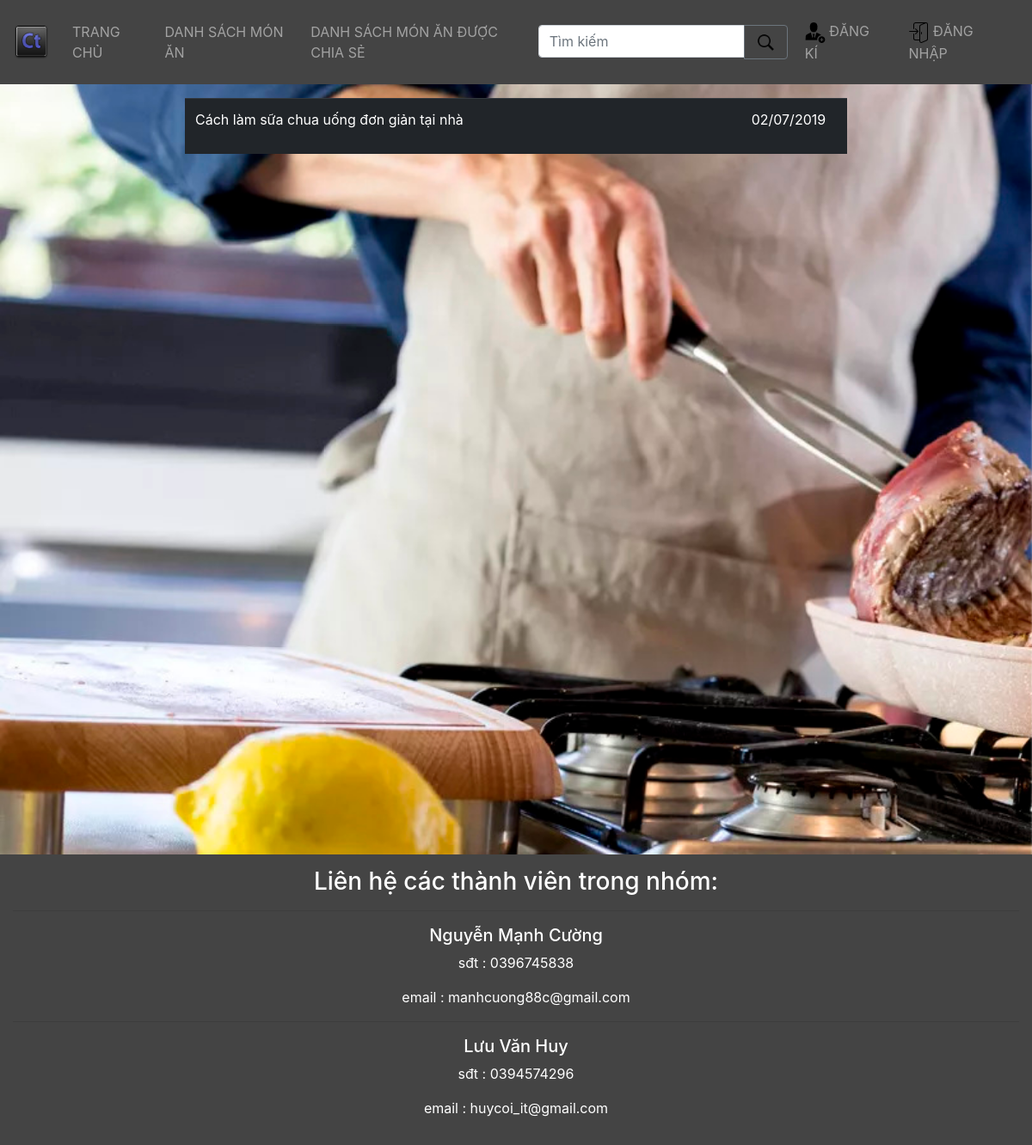
The page /list_all_food/ on the database as committed earlier.
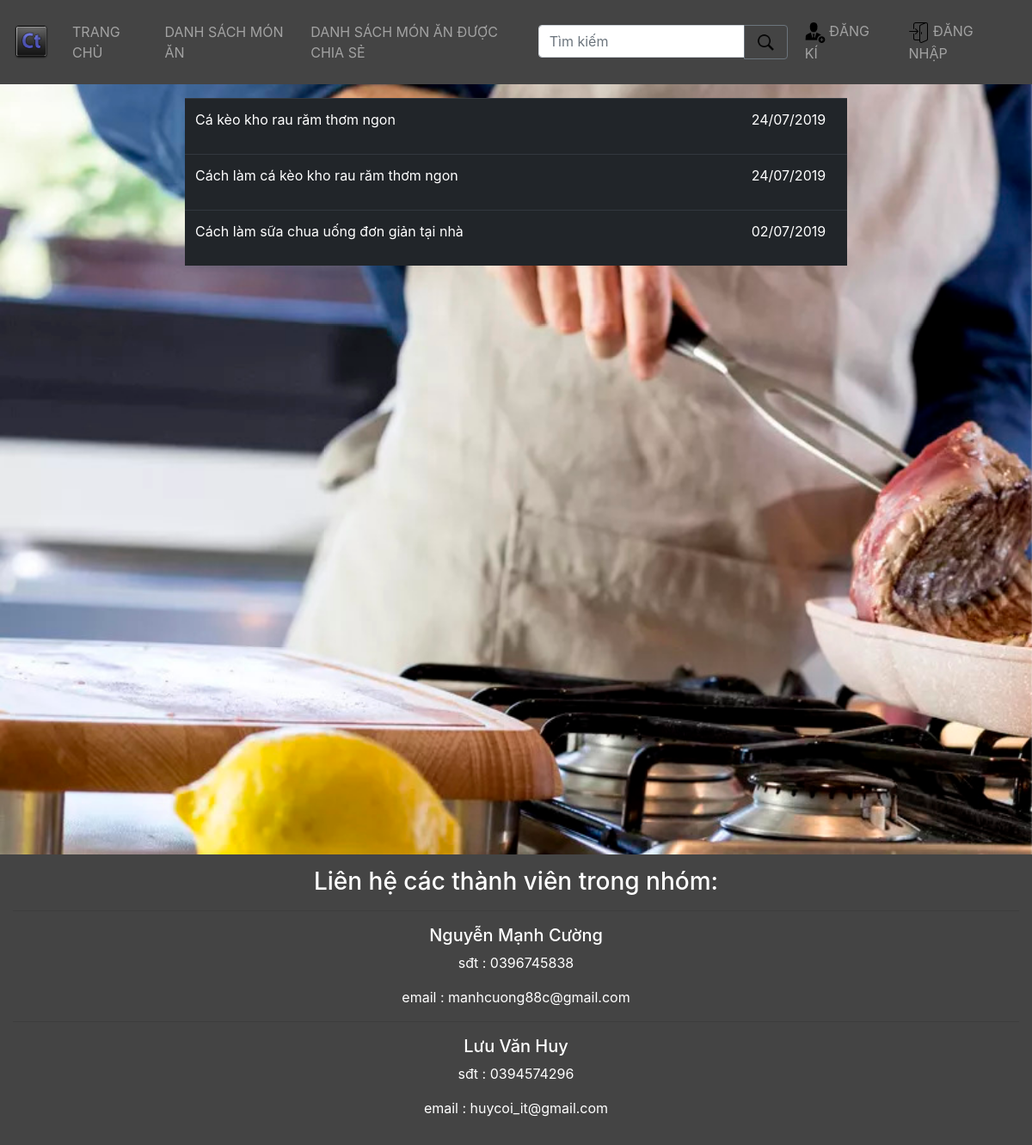
The same page on the database as committed later.
### blog/models.py (models this page shows, shortened)
class PostModel(models.Model):
    id              = models.BigAutoField(primary_key=True)
    active          = models.BooleanField(default=True) # trống trong cơ sở dữ liệu
    title           = models.CharField(
                            max_length=240,
                            verbose_name='Tiêu Đề:',
                            unique=True,
                            error_messages={
                                "unique": "Tiêu đề này không phải là duy nhất, vui lòng thử lại.",
                                "blank": "Trường này là bắt buộc, vui lòng thử lại."
                            },
                            help_text='Tiêu đề phải là duy nhất.')
    slug            = models.SlugField(null=True, blank=True, )
    img             = models.ImageField(null=True, blank=True, upload_to='blog/', verbose_name='Ảnh:')
    content         = models.TextField(null=True, blank=True, verbose_name='Nội Dung:')
    kind            = models.CharField(max_length=120, choices=PUBLISH_CHOICES, verbose_name='Kiểu Bài Đăng:')
    view_count      = models.IntegerField(default=0, verbose_name='Lượt Xem:')
    publish_date    = models.DateField(auto_now=False, auto_now_add=False, default=timezone.now, verbose_name='Ngày Xuất Bản:')
    author          = models.ForeignKey(settings.AUTH_USER_MODEL, on_delete= models.CASCADE, verbose_name='Người Đăng Bài:', related_name='author_blog1')
    updated         = models.DateTimeField(auto_now=True)
    timestamp       = models.DateTimeField(auto_now_add=True)
    objects = PostModelManager()
    other = PostModelManager()
    class Meta:
        verbose_name = 'Bài Đăng'
        verbose_name_plural = 'Bài Đăng'

### blog/views.py (the view)
# urls.py: url(r'^list_all_food/$', list_food_all, name='list_food_all'),
def list_food_all(request):
    query = request.GET.get("q", None)
    qs = PostModel.objects.all().order_by('-publish_date').filter(kind="list_food_all")
    paginator = Paginator(qs, 12)
    page = request.GET.get('page')
    try:
        items = paginator.page(page)
    except PageNotAnInteger:
        items = paginator.page(1)
    except EmptyPage:
        items = paginator.page(paginator.num_pages)
    index = items.number - 1
    max_index = len(paginator.page_range)
    start_index = index - 5 if index >= 5 else 0
    end_index = index + 5 if index <= max_index - 5 else max_index
    page_range = paginator.page_range[start_index:end_index]
    if query is not None:
        qs = qs.filter(
                Q(title__icontains=query) |
                Q(content__icontains=query) |
                Q(slug__icontains=query)
                )
    context = {
        "object_list": qs,
        "items": items,
        "page_range": page_range,
    }
    template = "blog/mobile.html"
    return render(request, template, context)

### blog/models.py (called while the page is built)
    def active(self):
        return self.filter(active=True)

    def get_queryset(self):
        return PostModelQuerySet(self.model, using=self._db)

    def all(self, *args, **kwargs):
        qs = self.get_queryset().active()
        return qs

### templates/blog/mobile.html (shortened to what this page needs)
{% extends "page/page.html" %}
{% block content %}
    <table class="table table-hover table-dark">
        <tbody>
            {% for i in items %}
                <tr>
                    <td>
                        <a class="text-white" href="/blog/{{ i.id }}/" style="text-decoration: none;">
                            <div class="row">
                                <div class="col-8 col-sm-8 col-md-10">{{ i.title }}</div>
                                <div class="col-4 col-sm-4 col-md-2"><p>{{ i.timestamp | date:"d/m/Y" }}</p></div>
                            </div>
                        </a>
                    </td>
                </tr>
            {% empty %}
                <li>Không có dữ liệu.</li>
            {% endfor %}
        </tbody>
    </table>
    <br />
{% endblock %}

### templates/page/page.html (shortened to what this page needs)
{% url 'blog:home' as home_url %}
{% url 'blog:food_list' as list_food_url %}
{% url 'blog:list_food_all' as list_food_all_url %}
{% url 'login' as login_url %}
{% url 'register' as register_url %}
{% url 'logout' as logout_url %}
<!DOCTYPE html>
<html>
    <head>
        {% load staticfiles %}
        <link rel="stylesheet" href="https://stackpath.bootstrapcdn.com/bootstrap/4.1.1/css/bootstrap.min.css">
        <link rel="stylesheet" type="text/css" href="{% static "css/a.css" %}" />
    </head>
    <body>
        <div style="margin-top: 66px">
            {% include "page/menu.html" %}
        </div>
        <div class="container-fluid " style="background-image: url('{% static "img/backgrourd.jpg" %}'); background-repeat: no-repeat; background-attachment:fixed; background-size: cover;" >
            <br />
            <br />
            <div class="row content" style="min-height: 880px; height: auto;">
                <div class="col-0 col-sm-0 col-md-2 col-lg-2 col-xl-2" >
                </div>
                <div class="col-12 col-sm-12 col-md-8 col-lg-8 col-xl-8 rounded ">
                    {% block content %}
                    {% endblock %}
                    <br />
                </div>
                <div class="col-0 col-sm-0 col-md-2 col-lg-2 col-xl-2" >
                </div>
            </div>
        </div>
        <footer class="container-fluid text-center">
          <h3>Liên hệ các thành viên trong nhóm:</h3>
          <hr />
          <h5>Nguyễn Mạnh Cường</h5>
          <p>sđt : 0396745838</p>
          <p>email : manhcuong88c@gmail.com</p>
          <hr />
          <h5>Lưu Văn Huy</h5>
          <p>sđt : 0394574296</p>
          <p>email : huycoi_it@gmail.com</p>
        </footer>
    </body>
</html>

### templates/page/menu.html (shortened to what this page needs)
{% load staticfiles %}
<nav class="navbar navbar-expand-lg navbar-dark fixed-top text-uppercase" style="background-color: #444444" id="mainNav">
    <a class="navbar-brand js-scroll-trigger" href="/">
        <img src="{% static "img/ct.png" %}" class="d-inline-block align-top" height="40" width="40" alt="icon" />
    </a>
    <div class="collapse navbar-collapse" id="navbarResponsive">
        <ul class="navbar-nav mr-auto">
            <li class="nav-item mx-0 mx-lg-1 mx-0 mx-lg-1">
                <a class="nav-link py-3 px-0 px-lg-2 rounded js-scroll-trigger " href="{{ home_url }}">TRANG CHỦ</a>
            </li>
            <li class="nav-item mx-0 mx-lg-1">
                <a class="nav-link py-3 px-0 px-lg-2 rounded js-scroll-trigger" href="{{ list_food_url }}">DANH SÁCH MÓN ĂN</a>
            </li>
            <li class="nav-item mx-0 mx-lg-1">
                <a class="nav-link py-3 px-0 px-lg-2 rounded js-scroll-trigger" href="{{ list_food_all_url }}">DANH SÁCH MÓN ĂN ĐƯỢC CHIA SẺ</a>
            </li>
        </ul>
        <div class="justify-content-center ml-auto">
            {% include 'search/snippets/search-form.html' %}
        </div>
        <ul class="navbar-nav ml-auto">
            {% if request.user.is_authenticated %}
                <div class="dropdown">
                    <a class="dropdown-toggle" href="#" role="button" id="dropdownMenuLink" data-toggle="dropdown" aria-haspopup="true" aria-expanded="false">
                        <img src="{% static "img/user.png" %}">
                    </a>
                    <div class="dropdown-menu dropdown-menu-right" aria-labelledby="dropdownMenuLink">
                    <a class="dropdown-item" href="#">Cài đặt</a>
                    <a class="dropdown-item" href="{% url 'blog:create' %}">Đăng bài</a>
                    <a class="dropdown-item" href="{{ logout_url }}"><img src="{% static "img/logout.png" %}"> Đăng xuất</a>
                    </div>
                </div>
            {% else %}
                <li class="nav-item mx-0 mx-lg-1 {% if request.path == register_url %}active{% endif %}">
                    <a class="nav-link py-3 px-0 px-lg-3 rounded js-scroll-trigger" href="{{ register_url }}"><img src="{% static "img/sigin.png" %}"> Đăng kí</a>
                </li>
                <li class="nav-item mx-0 mx-lg-1 {% if request.path == login_url %}active{% endif %}">
                    <a class="nav-link py-3 px-0 px-lg-3 rounded js-scroll-trigger" href="{{ login_url }}"><img src="{% static "img/login.png" %}"> Đăng nhập</a>
                </li>
            {% endif %}
        </ul>
    </div>
</nav>

### templates/search/snippets/search-form.html
{% load staticfiles %}
<form method='GET' action='{% url "search:query" %}' class="form search-form my-2 my-lg-0">
    <div class='input-group'>
        <input class="form-control" type="text" placeholder="Tìm kiếm" name='q' aria-label="Search" value='{{ request.GET.q }}'>
        <div class="input-group-append">
            <button class="btn btn-outline-secondary" type="submit">
                <img src="{% static "img/search.png" %}" width="25px" height="25px" alt="tìm kiếm">
            </button>
        </div>
    </div>
</form>

### static_nmc/static_root/css/a.css (style rules this page uses)
.row.content { height: 900px }
footer { background-color: #444444; color: white; padding: 15px; }

Rows that differ between the two databases and show on the page:
added PostModel: title "Cá kèo kho rau răm thơm ngon", timestamp "24/07/2019"
added PostModel: title "Cách làm cá kèo kho rau răm thơm ngon", timestamp "24/07/2019"
